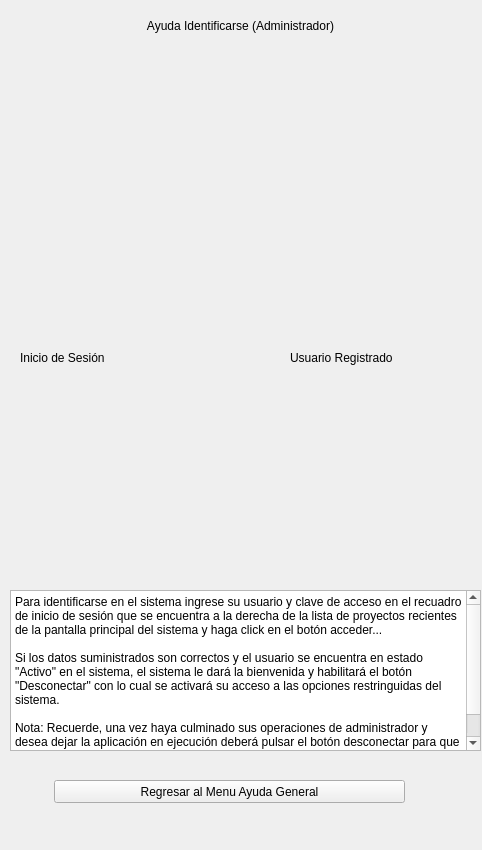
     <widget class="QWidget" name="scrollAreaWidgetContents_10">
      <property name="geometry">
       <rect>
        <x>0</x>
        <y>-341</y>
        <width>482</width>
        <height>850</height>
       </rect>
      </property>
      <property name="minimumSize">
       <size>
        <width>0</width>
        <height>850</height>
       </size>
      </property>
      <widget class="QPlainTextEdit" name="plainTextEdit_5">
       <property name="geometry">
        <rect>
         <x>10</x>
         <y>590</y>
         <width>471</width>
         <height>161</height>
        </rect>
       </property>
       <property name="plainText">
        <string>Para identificarse en el sistema ingrese su usuario y clave de acceso en el recuadro de inicio de sesión que se encuentra a la derecha de la lista de proyectos recientes de la pantalla principal del sistema y haga click en el botón acceder... 

Si los datos suministrados son correctos y el usuario se encuentra en estado &quot;Activo&quot; en el sistema, el sistema le dará la bienvenida y habilitará el botón &quot;Desconectar&quot; con lo cual se activará su acceso a las opciones restringuidas del sistema.

Nota: Recuerde, una vez haya culminado sus operaciones de administrador y desea dejar la aplicación en ejecución deberá pulsar el botón desconectar para que inhabilite el menu de administración.</string>
       </property>
      </widget>
      <widget class="QLabel" name="label_8">
       <property name="geometry">
        <rect>
         <x>10</x>
         <y>370</y>
         <width>181</width>
         <height>201</height>
        </rect>
       </property>
       <property name="text">
        <string/>
       </property>
       <property name="pixmap">
        <pixmap>img/Identificarse.jpg</pixmap>
       </property>
       <property name="scaledContents">
        <bool>true</bool>
       </property>
      </widget>
      <widget class="QPushButton" name="btnRegresarMenuGeneral_4">
       <property name="geometry">
        <rect>
         <x>54</x>
         <y>780</y>
         <width>351</width>
         <height>23</height>
        </rect>
       </property>
       <property name="text">
        <string>Regresar al Menu Ayuda General</string>
       </property>
      </widget>
      <widget class="QLabel" name="lblTitulo_5">
       <property name="geometry">
        <rect>
         <x>0</x>
         <y>10</y>
         <width>481</width>
         <height>31</height>
        </rect>
       </property>
       <property name="text">
        <string>Ayuda Identificarse (Administrador)</string>
       </property>
       <property name="alignment">
        <set>Qt::AlignCenter</set>
       </property>
      </widget>
      <widget class="QLabel" name="label_7">
       <property name="geometry">
        <rect>
         <x>10</x>
         <y>40</y>
         <width>471</width>
         <height>291</height>
        </rect>
       </property>
       <property name="text">
        <string/>
       </property>
       <property name="pixmap">
        <pixmap>img/Pantalla_Principal.jpg</pixmap>
       </property>
       <property name="scaledContents">
        <bool>true</bool>
       </property>
      </widget>
      <widget class="QLabel" name="label_9">
       <property name="geometry">
        <rect>
         <x>290</x>
         <y>370</y>
         <width>181</width>
         <height>201</height>
        </rect>
       </property>
       <property name="text">
        <string/>
       </property>
       <property name="pixmap">
        <pixmap>img/Usuario_Registrado.jpg</pixmap>
       </property>
       <property name="scaledContents">
        <bool>true</bool>
       </property>
      </widget>
      <widget class="QLabel" name="label_10">
       <property name="geometry">
        <rect>
         <x>20</x>
         <y>350</y>
         <width>151</width>
         <height>16</height>
        </rect>
       </property>
       <property name="text">
        <string>Inicio de Sesión</string>
       </property>
      </widget>
      <widget class="QLabel" name="label_11">
       <property name="geometry">
        <rect>
         <x>290</x>
         <y>350</y>
         <width>151</width>
         <height>16</height>
        </rect>
       </property>
       <property name="text">
        <string>Usuario Registrado</string>
       </property>
      </widget>
     </widget>
